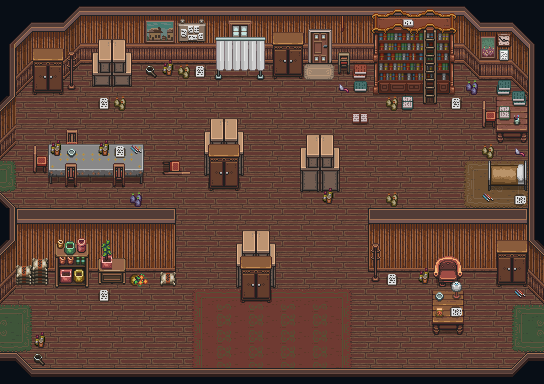

Below is a game level as drawn by its tile map, then a one-line description and the .tmx that defines it (tile-layer data replaced by summaries):
An orthogonal 34x24 tile map with 16x16 px tiles, 5 tile layers (Floor, Tile2, Tile3, Tile4, ...), 2 tilesets and 21 objects.

<map version="1.10" tiledversion="1.11.0" orientation="orthogonal" renderorder="right-down" width="34" height="24" tilewidth="16" tileheight="16" infinite="0" nextlayerid="7" nextobjectid="40">
 <tileset firstgid="1" source="Home.tsx" />
 <tileset firstgid="4454" source="Home2.tsx" />
 <layer id="1" name="Floor" width="34" height="24">
  <data>[816 cells, 816 non-empty, 4 distinct tile ids]</data>
 </layer>
 <layer id="2" name="Tile2" width="34" height="24">
  <data>[816 cells, 301 non-empty, 54 distinct tile ids]</data>
 </layer>
 <layer id="3" name="Tile3" width="34" height="24">
  <data>[816 cells, 183 non-empty, 138 distinct tile ids]</data>
 </layer>
 <layer id="4" name="Tile4" width="34" height="24">
  <data>[816 cells, 141 non-empty, 82 distinct tile ids]</data>
 </layer>
 <layer id="5" name="Tile5" width="34" height="24">
  <data>[816 cells, 55 non-empty, 23 distinct tile ids]</data>
 </layer>
 <objectgroup id="6" name="CollisionTile">
  <object id="8" x="237.091" y="244.545" width="37.8182" height="42.9091" />
  <object id="9" x="98.9091" y="241.455" width="26.1818" height="43.4545" />
  <object id="10" x="55.4545" y="238.545" width="33.2727" height="49.0909" />
  <object id="11" x="16" y="258.727" width="31.6364" height="26.3636" />
  <object id="13" x="91.875" y="39.25" width="40.25" height="47.375" />
  <object id="14" x="68" y="52.1818" width="6.90909" height="36.5455" />
  <object id="15" x="32.7273" y="48.9091" width="30.1818" height="39.6364" />
  <object id="17" x="34.5455" y="157.818" width="11.2727" height="13.6364" />
  <object id="18" x="66.875" y="130.5" width="10.25" height="13.625" />
  <object id="19" x="49.375" y="145.375" width="93.25" height="37.625" />
  <object id="20" x="204.727" y="132.545" width="38.1818" height="42.1818" />
  <object id="22" x="300.909" y="148.182" width="38.5455" height="43.2727" />
  <object id="23" x="272.182" y="32.1818" width="30.9091" height="41.0909" />
  <object id="24" x="215.636" y="37.8182" width="48.7273" height="41.8182" />
  <object id="26" x="496.364" y="96.5455" width="31.0909" height="46.7273" />
  <object id="27" x="483.273" y="112.364" width="11.2727" height="15.0909" />
  <object id="28" x="488.182" y="161.455" width="38.5455" height="28.9091" />
  <object id="29" x="497" y="241.75" width="30.25" height="36" />
  <object id="30" x="371.25" y="6.25" width="83.25" height="88.5" />
  <object id="33" x="163.75" y="161.75" width="26.375" height="12.625" />
  <object id="39" x="544" y="303.5">
   <polygon points="0,0 -17,-17.5 -17,-34 -175.5,-33.5 -175,-94.5 -17,-94.5 -15.5,-206.5 -31.5,-225 -63.5,-224 -80,-239.5 -463,-240.5 -479,-226 -509.5,-226.5 -527,-210 -527,-163 -543,-147 -543,-110 -527,-96 -368.5,-94 -369,-33 -525,-30.5 -526,-18 -543.5,-0.5 -543,48.5 -528,49 -512,63 -33,64 -17.5,49.5 -0.5,49.5 -0.5,79.5 -544,81 -543.5,-303.5 0,-303.5" />
  </object>
 </objectgroup>
</map>
